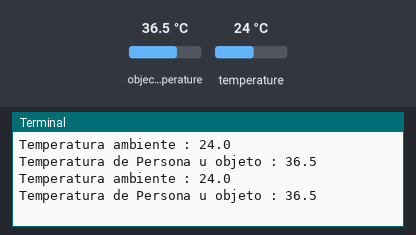
Simulated run of this program. Board: Raspberry Pi (BCM pin numbers). Parts: the last lines printed to the terminal. The test bench sets the inputs (shaded band); at power-on: object temperature 36.5 °C, temperature 24 °C.

Above: at 1.2 s.
1.3 s: object temperature set to 20 °C
At 2.6 s:
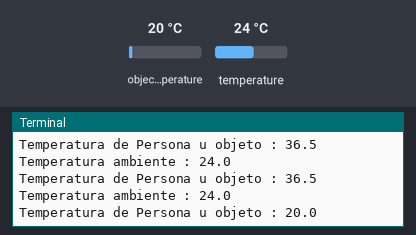
2.8 s: temperature set to 12 °C
At 3.8 s:
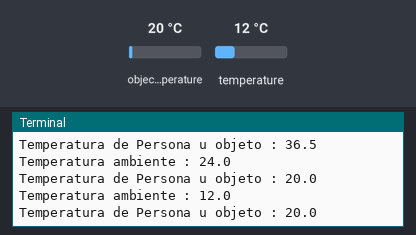
4.3 s: object temperature set to 26 °C
At 5.6 s:
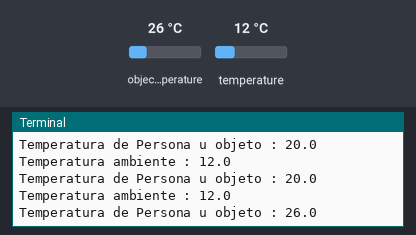
Timing chart, 0 to 7.3 s (numbered marks = the images above; inputs shaded):
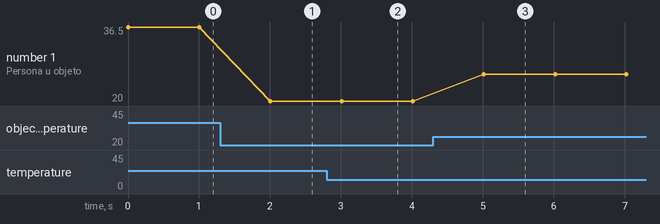

The program:

sensor_XML90614.py
```python
#se guarda con la extension .py
#es para python 3

from smbus2 import SMBus
from mlx90614 import MLX90614
import time

# Bucle infinito
while True:
    bus = SMBus(1) # Inicia el bus de I2C para leer el sensor
    sensor = MLX90614(bus, address=0x5A) #Inicializa el sensor en la direccion 0x%A
    print ("Temperatura ambiente :", sensor.get_ambient()) #Obtiene lectura de temperatura del ambiente
    print ("Temperatura de Persona u objeto :", sensor.get_object_1()) # Obtiene la lectura de temperatura
    bus.close() # Cierra el bus de I2C
    time.sleep(1) # Espera 1 segundo
```

Measured:
- after the input at 1.3 s, the terminal: prints a new line after 0.71 s (image 1)
- after the input at 2.8 s, the terminal: prints a new line after 0.21 s (image 2)
- after the input at 4.3 s, the terminal: prints a new line after 0.72 s (image 3)
- plotted number 1: 36.5 → 20 after the input at 1.3 s, 20 → 26 after the input at 4.3 s
